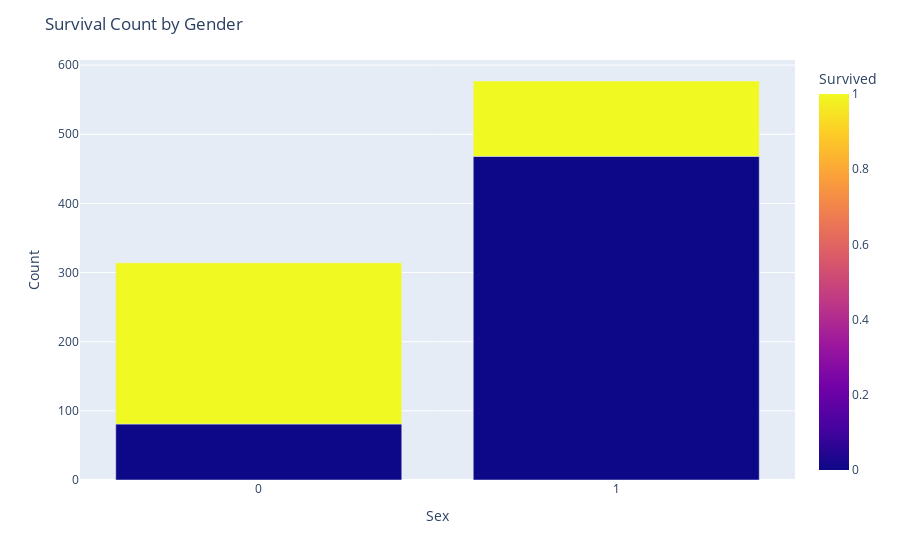

Write notebook code for a chart like this one.
### Code cell
counts_df = df.groupby(['Sex', 'Survived']).size().reset_index(name='Count')

fig = px.bar(counts_df, x='Sex', y='Count', color='Survived', barmode='group',
             category_orders={'Sex': ['male', 'female'], 'Survived': [1, 0]},
             labels={'Sex': 'Sex', 'Count': 'Count', 'Survived': 'Survived'})

fig.update_layout(title='Survival Count by Gender',
                  xaxis_title='Sex',
                  yaxis_title='Count')

fig.show()

### Figure 1 — Plotly figure (JSON) as saved in the notebook; plotly's stock layout.template omitted (floating-point values rounded to 4 significant figures)
{"data": [{"alignmentgroup": "True", "hovertemplate": "Sex=%{x}<br>Count=%{y}<br>Survived=%{marker.color}<extra></extra>", "legendgroup": "", "marker": {"color": [0, 1, 0, 1], "coloraxis": "coloraxis", "pattern": {"shape": ""}}, "name": "", "offsetgroup": "", "orientation": "v", "showlegend": false, "textposition": "auto", "type": "bar", "x": [0, 0, 1, 1], "xaxis": "x", "y": [81, 233, 468, 109], "yaxis": "y"}], "layout": {"autosize": true, "barmode": "group", "coloraxis": {"colorbar": {"title": {"text": "Survived"}}, "colorscale": [[0, "#0d0887"], [0.1111, "#46039f"], [0.2222, "#7201a8"], [0.3333, "#9c179e"], [0.4444, "#bd3786"], [0.5556, "#d8576b"], [0.6667, "#ed7953"], [0.7778, "#fb9f3a"], [0.8889, "#fdca26"], [1, "#f0f921"]]}, "legend": {"tracegroupgap": 0}, "margin": {"t": 60}, "title": {"text": "Survival Count by Gender"}, "xaxis": {"anchor": "y", "autorange": true, "categoryarray": ["male", "female"], "categoryorder": "array", "domain": [0, 1], "range": [-0.5, 1.5], "title": {"text": "Sex"}, "type": "linear"}, "yaxis": {"anchor": "x", "autorange": true, "domain": [0, 1], "range": [0, 607.4], "title": {"text": "Count"}, "type": "linear"}}}
